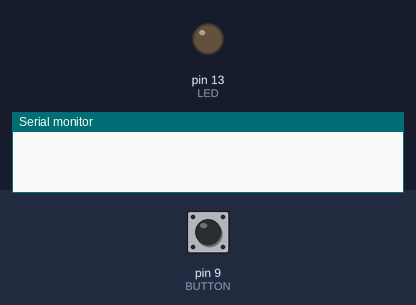
This sketch was run on a simulated Arduino Uno, built with avr-gcc and run on an emulated ATmega328P. Parts: output pins drawn as LEDs (lit = HIGH), the last lines printed to the serial monitor. The inputs (shaded band) are chosen by the test bench; at power-on: pin 9 (BUTTON) LOW.

Above: at 1.2 s.
1.3 s: pin 9 (BUTTON) pulled HIGH for 0.15 s
At 1.38 s:
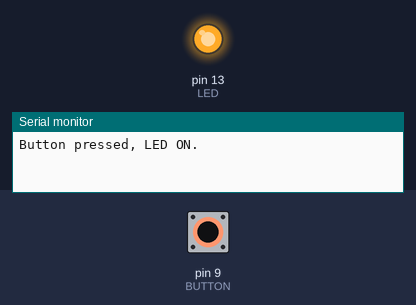
2.9 s: pin 9 (BUTTON) pulled HIGH for 3.2 s
At 6.4 s:
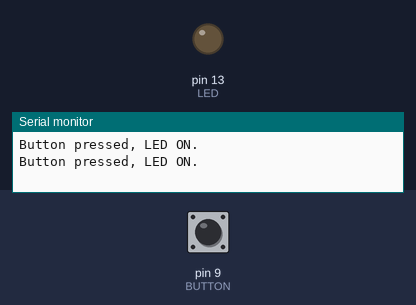
Timing chart, 0 to 7.9 s (numbered marks = the images above; inputs shaded):
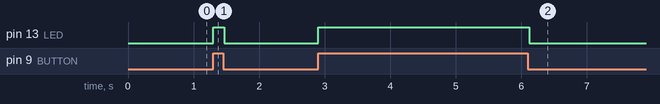

Measured:
- after the input at 1.3 s, pin 13 (LED): LOW → HIGH at once, → LOW 0.17 s later
- after the input at 2.9 s, pin 13 (LED): LOW → HIGH at once, → LOW 3.2 s later

The sketch:

es1BlinkingLedButton.ino
```cpp
const int LED=13;
const int BUTTON=9;

int buttonState=0;
 bool ledAlreadyOn = false;

void setup() {
pinMode(LED,OUTPUT);
pinMode(BUTTON,INPUT);

Serial.begin(9600);
}

void loop() {
  // put your main code here, to run repeatedly:
  buttonState=digitalRead(BUTTON);

  if(buttonState==HIGH && !ledAlreadyOn){
    digitalWrite(LED,HIGH);
    Serial.println("Button pressed, LED ON.");
    ledAlreadyOn=true;
  }else if(buttonState==LOW && ledAlreadyOn){
    delay(20);
    digitalWrite(LED,LOW);
    ledAlreadyOn=false;
  }
}
```
